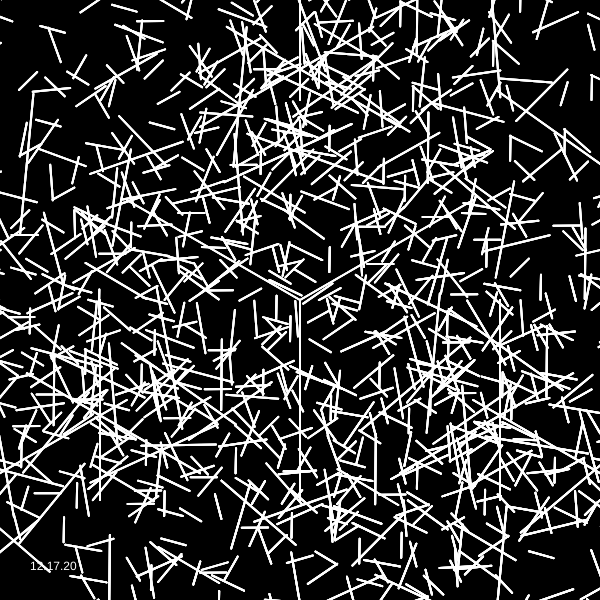
Frame 1 (no input)
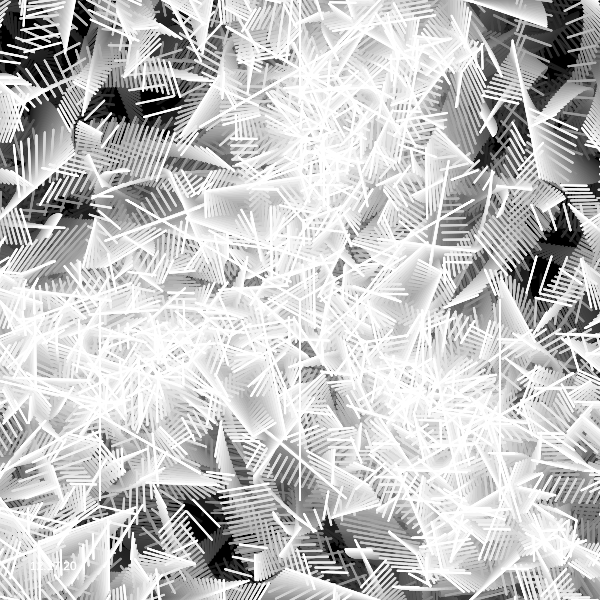
Frame 60 (no input)
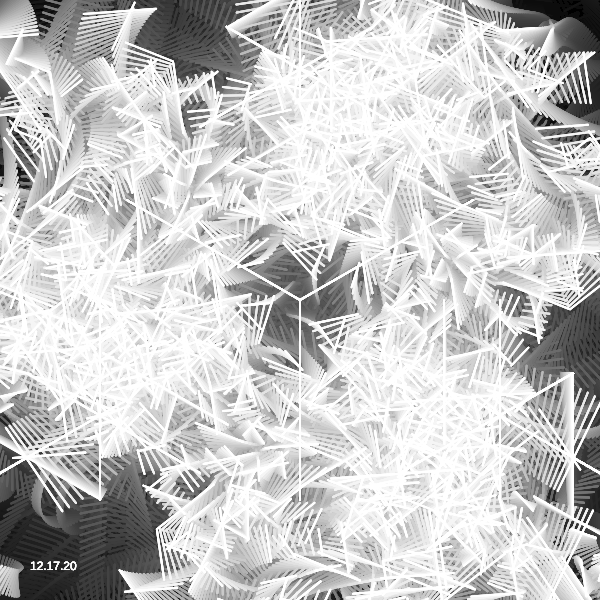
Frame 120 (the mouse pressed at the canvas centre since frame 60)

The p5.js sketch that drew these frames (run headless with seeded random() and noise() and a simulated clock; from frame 60 on, the mouse is pressed at the canvas centre):

// p5.js sketch
// ── sketch.js

//port of https://twitter.com/Hau_kun/status/1273643037747318785
//artist: Hau_kun
//date: Jun 18
//source: 

let t = 0.0;
let r = 0.0;

function setup(){
  createCanvas(600, 600);
  background(0) 

}

function draw(){
  // clear();
  background(0, 10); //originally 255
  t += 0.015;
  for(r=0.0; r<40.0; r++)
    f(300.0, 300.0, PI/6.0*float(r), 200.0);
    fill(255);
    noStroke();
    text("12.17.20", 30, height-30)
}

function f(x,y,r,d){
  if(d>20.0){
    stroke(255)
    strokeWeight(2)
    fill(255);
    line(x+=cos(r)*d, y+=sin(r)*d, x+=sin(r*2)*d, y+=cos(r*2)*d) 
    f(x, y, cos(t)+r+PI/2.0, d*0.70);
    f(x, y, sin(t)+r-PI/7.0, d*0.72);
  }
}
